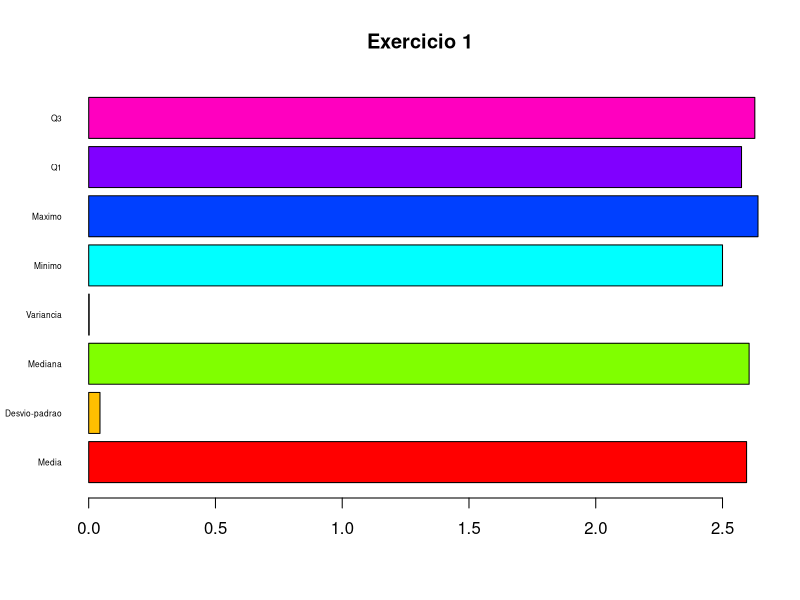

Source code (R):
#########EXERCÍCIO 1#########
#install.packages("readxl")
library(readxl)

um<-read_excel("dados/exercicio1.xls")

graph<-mean(um$`Taxas de juros`)
graph<-c(graph, sd(um$`Taxas de juros`))
graph<-c(graph, median(um$`Taxas de juros`))
graph<-c(graph, var(um$`Taxas de juros`))
graph<-c(graph, min(um$`Taxas de juros`))
graph<-c(graph, max(um$`Taxas de juros`))
graph<-c(graph, quantile(um$`Taxas de juros`, 0.25))
graph<-c(graph, quantile(um$`Taxas de juros`, 0.75))

#deixa o texto na horizontal


#inicia o salvamento em .jpg
jpeg("exercicio1.jpg")
#plota o gráfico de barras com as labels. "Las = 1" vira o texto dos labels
barplot(graph, main = "Exercicio 1",
        horiz = TRUE, cex.names=0.5,
        names.arg = c("Media", "Desvio-padrao", "Mediana", "Variancia", "Minimo", "Maximo", "Q1", "Q3"),
        col=rainbow(8), las = 1)
dev.off()

